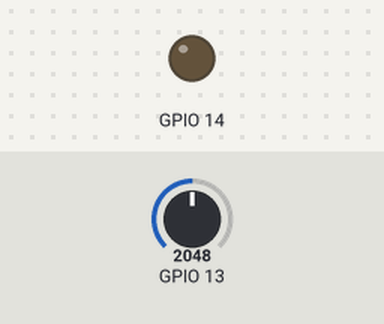
A sketch run on a simulated ESP32. On the bench: output pins drawn as LEDs (lit = HIGH). The test bench sets the inputs (shaded band); at power-on: GPIO 13 = 2048. What the sketch prints to the serial monitor is not drawn.

Above: at 1.2 s.
1.3 s: GPIO 13 set to 0
At 2.1 s:
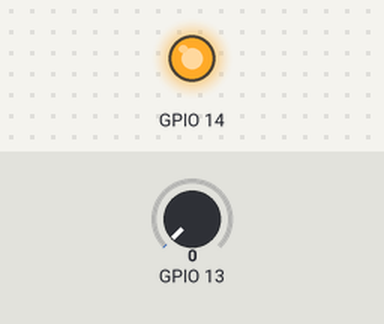
2.8 s: GPIO 13 set to 491
At 3.2 s:
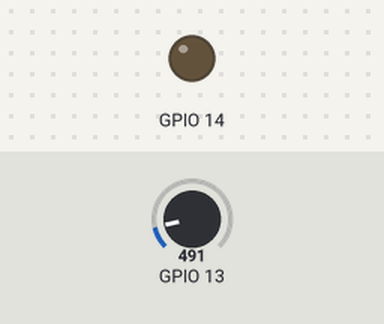
Timing chart, 0 to 5.8 s (numbered marks = the images above; inputs shaded):
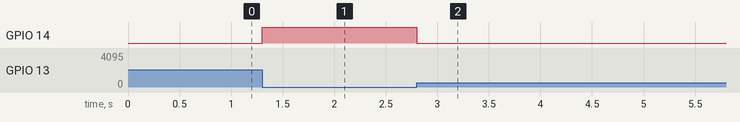

The sketch:

1005-1.ino
```cpp
void setup() {
  Serial.begin(115200);
  pinMode(13, INPUT);

  ledcSetup(0, 5000, 8);
  ledcAttachPin(14, 0);
}

void loop() {
  int input = analogRead(13);
  input = min(input, 300);    //in case the value becomes too large.
  int input_map = 255-map(input, 0, 300, 0, 255);
  Serial.println(input_map);

  ledcWrite(0, input_map);
}
```

Measured:
- after the input at 1.3 s, GPIO 14: LOW → HIGH at once
- after the input at 2.8 s, GPIO 14: HIGH → LOW at once
